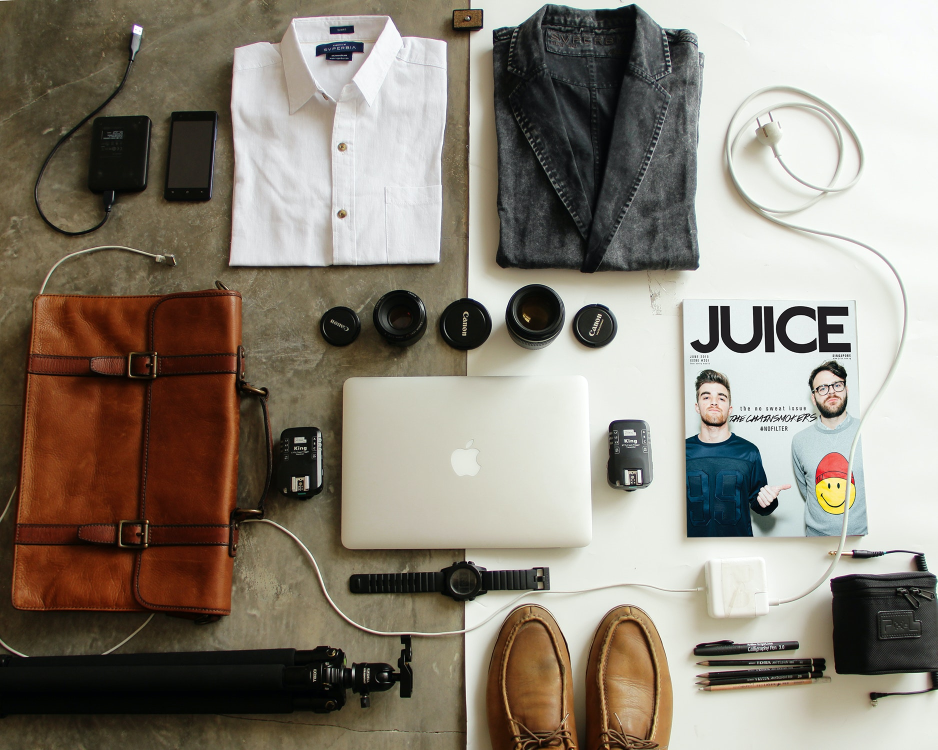
#> input picture images/objects.jpg, 1875 x 1500 px, found by its file name (shown at 1/2 size)
$ python basic.py
#> lines starting #> are read from the running program, lines starting #| are printed output that depends on the picture; after the words box and inside, x2 and y2 are one past the last pixel; in counts of white or black regions, pixels touching at a corner belong together
import cv2 as cv
import numpy as np

img = cv.imread("images/objects.jpg")
#> img is the input picture: shape (1500, 1875, 3); mean B, G, R 119.1, 131.5, 139.6

# normal resize picture
img_resize = cv.resize(img, (0,0), fx=0.20, fy=0.20)
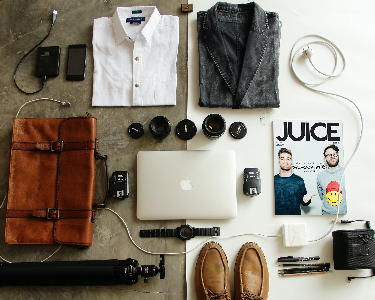
#> img_resize: shape (300, 375, 3); mean B, G, R 119.1, 131.5, 139.6
cv.imshow("Baby", img_resize)


# Converting to grayScale
# gray = cv.cvtColor(img_resize, cv.COLOR_BGR2GRAY)
# cv.imshow("gray-scale", gray)

# Gaussion Blur Effect
blur = cv.GaussianBlur(img_resize, (1,1), cv.BORDER_DEFAULT)
# cv.imshow("Blur Effect", blur)

# Edge Cascade of img_resize
canny = cv.Canny(img_resize, 125, 180)
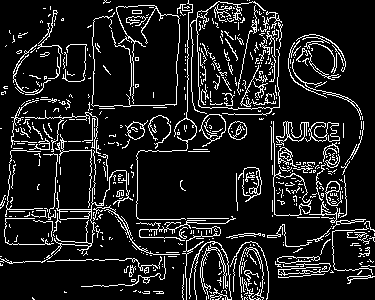
#> canny: shape (300, 375); 11.9% white in thin lines or dots
# cv.imshow("Canny", canny)


# Edge Cascade of blur image
canny_blur= cv.Canny(blur, 105, 100)
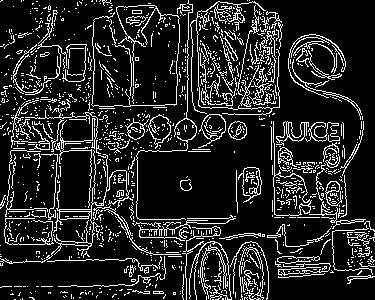
#> canny_blur: shape (300, 375); 14.7% white in thin lines or dots
# cv.imshow("Canny_blur", canny_blur)

# dilate the img
dilate = cv.dilate(canny, (5,5),7)
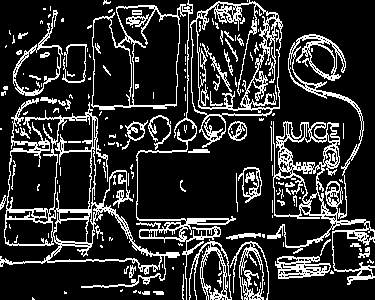
#> dilate: shape (300, 375); 18.6% white in thin lines or dots

# resizing and cropping images
cropped = img_resize[20:300,  40: 500]
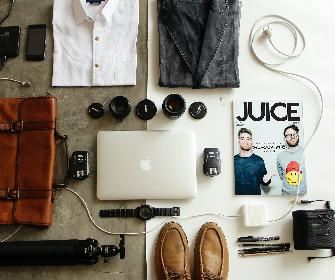
#> cropped: shape (280, 335, 3); mean B, G, R 127.7, 139.1, 145.3
cv.imshow("Cropped", cropped)


# joint = np.hstack((canny_blur,dilate,canny))
# cv.imshow("joint", joint)

cv.waitKey(0)
cv.destroyAllWindows()

$ run again, with images/cat 1.jpg copied over images/objects.jpg
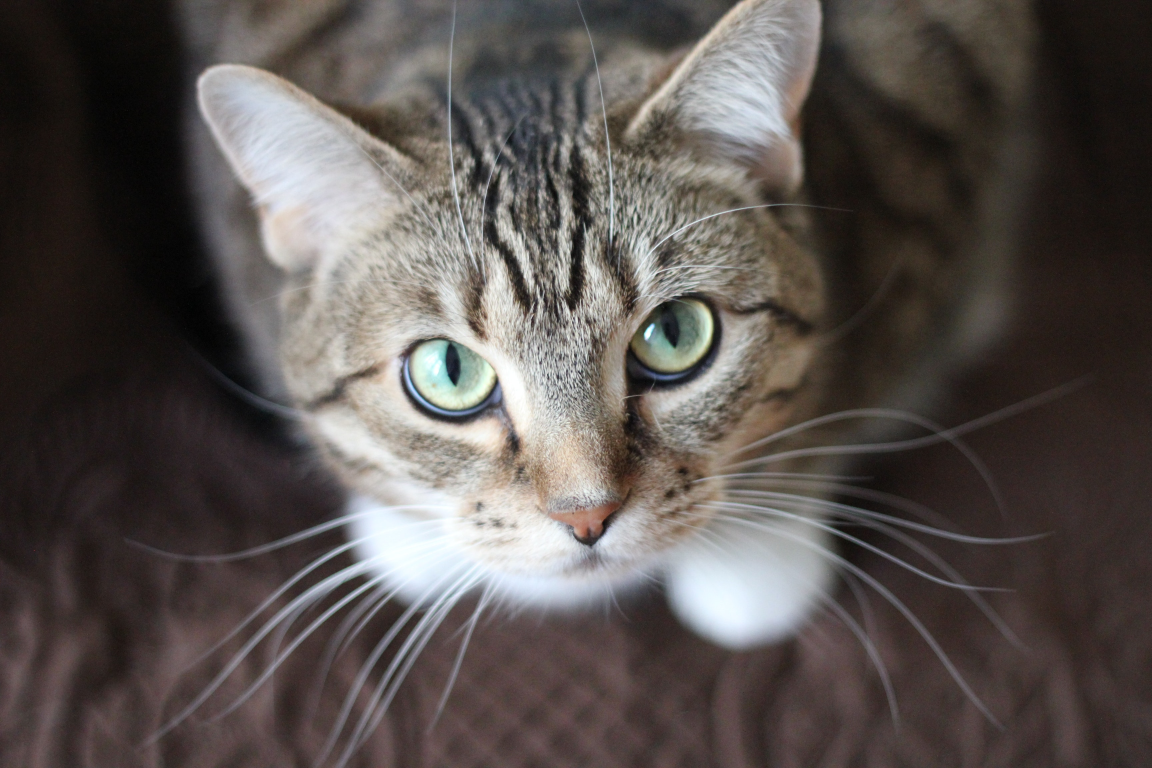
#> input picture images/cat 1.jpg, 3456 x 2304 px, found by its file name (shown at 1/3 size)
#> img is the input picture: shape (2304, 3456, 3); mean B, G, R 79.2, 82.2, 88.9
#> `canny = cv.Canny(img_resize, 125, 180)`:
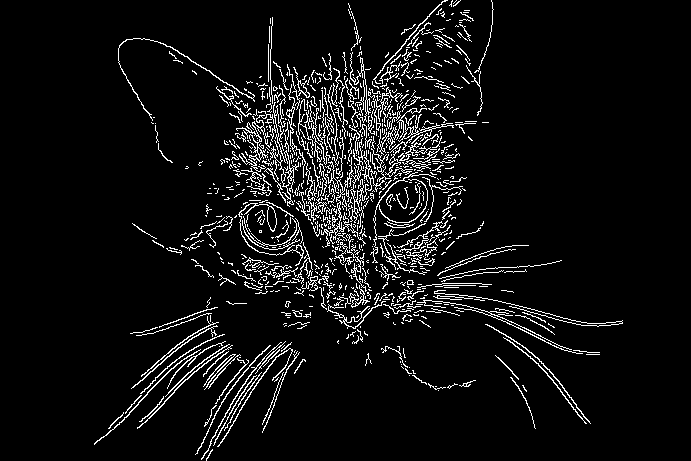
#> canny: shape (461, 691); 6.4% white in thin lines or dots, all inside (x1, y1, x2, y2) = (94, 0, 623, 461)
#> canny_blur: shape (461, 691); 8.4% white in thin lines or dots, all inside (x1, y1, x2, y2) = (17, 0, 630, 461)
#> `cropped = img_resize[20:300,  40: 500]`:
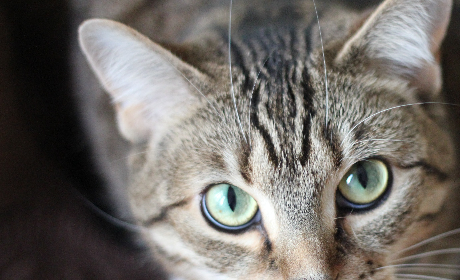
#> cropped: shape (280, 460, 3); mean B, G, R 103.5, 108.2, 112.6

$ run again, with images/cat.jpg copied over images/objects.jpg
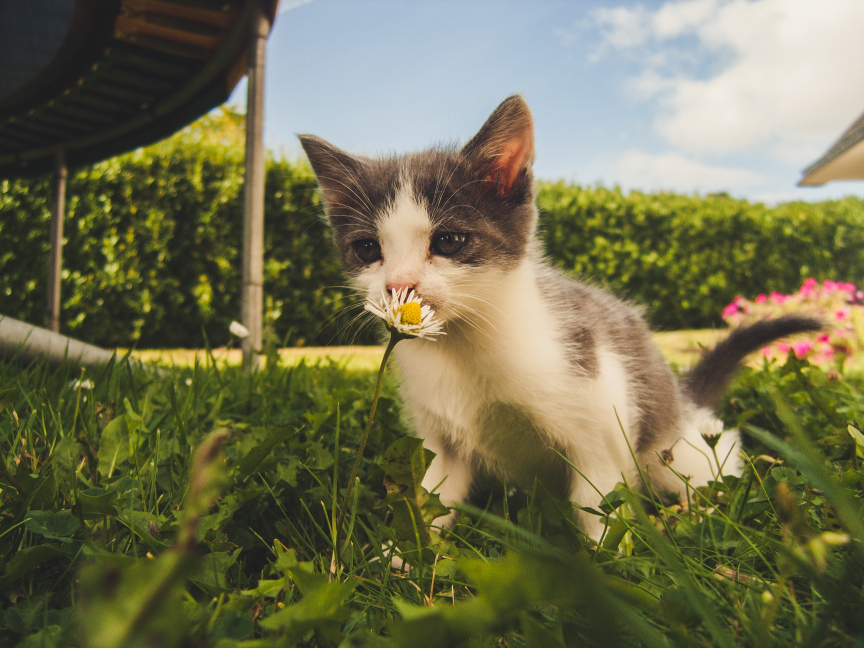
#> input picture images/cat.jpg, 2592 x 1944 px, found by its file name (shown at 1/3 size)
#> img is the input picture: shape (1944, 2592, 3); mean B, G, R 81.2, 113, 114.6
#> `canny = cv.Canny(img_resize, 125, 180)`:
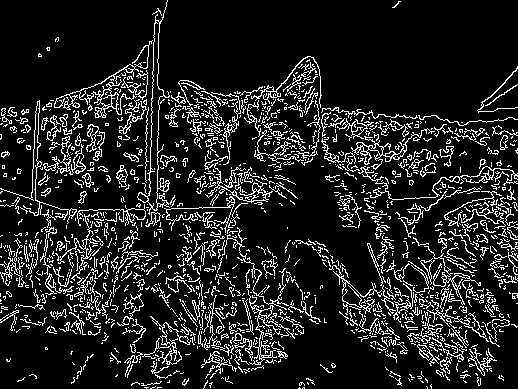
#> canny: shape (389, 518); 13.2% white in thin lines or dots
#> canny_blur: shape (389, 518); 17.1% white in thin lines or dots
#> dilate: shape (389, 518); 21% white in thin lines or dots
#> `cropped = img_resize[20:300,  40: 500]`:
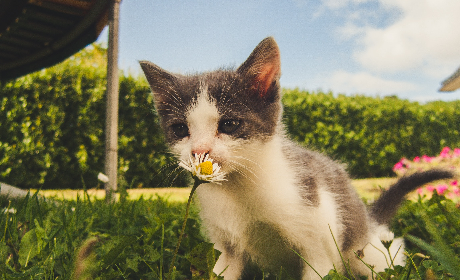
#> cropped: shape (280, 460, 3); mean B, G, R 95.3, 126.3, 130.9
